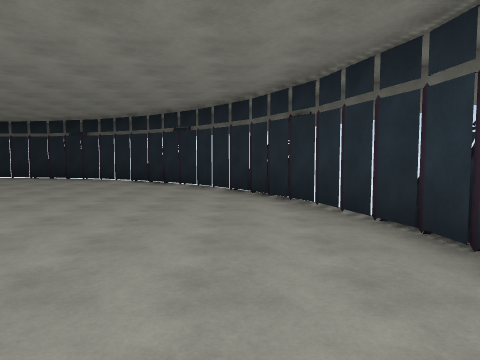
[1] (above)

12 first-person views from a walk through a Unity game level. The camera is 1.5 m above the floor, tilts 4° down and sees 70° across. The floor is counted in squares, 2 m on a side. Each view is taken from the middle of a square. On the plan, view 1 faces up. The plan holds only what a view shows up to about 11 squares ahead; the rest is blank. The place goes on beyond the plan. The player character is not drawn. Some animated figures are not drawn.

[2]
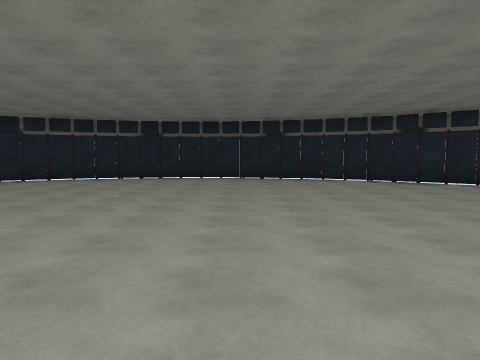

[3]
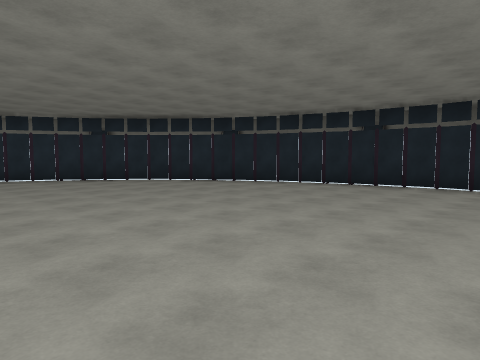

[4]
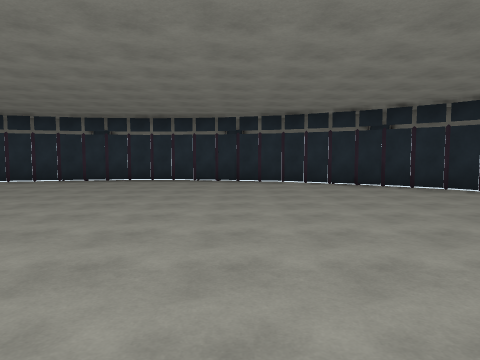

[5]
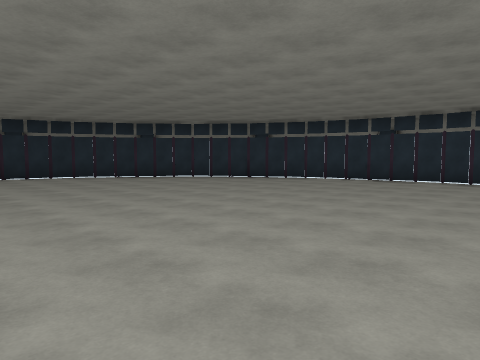

[6]
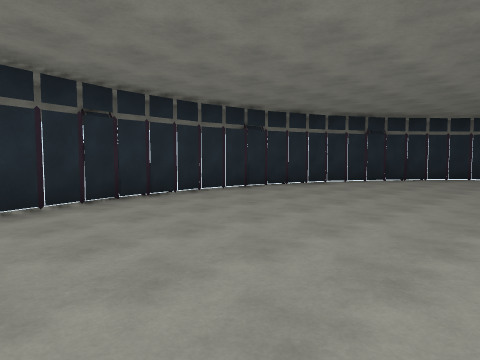

[7]
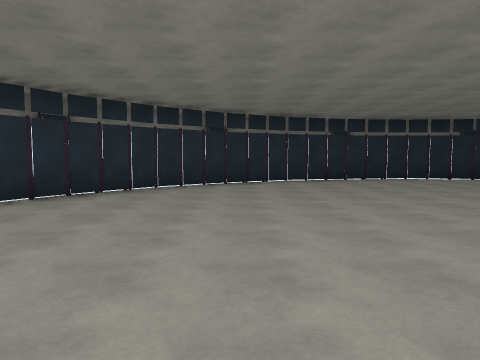

[8]
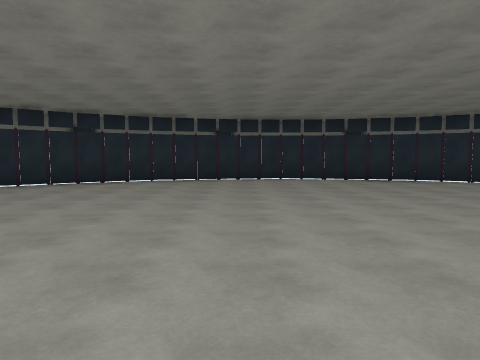

[9]
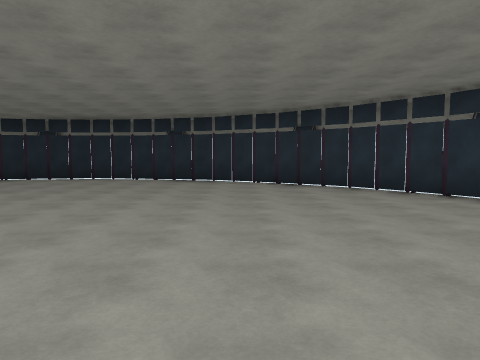

[10]
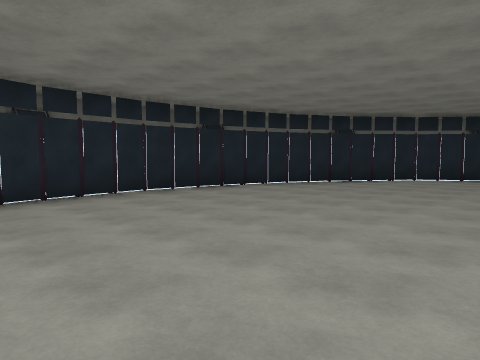

[11]
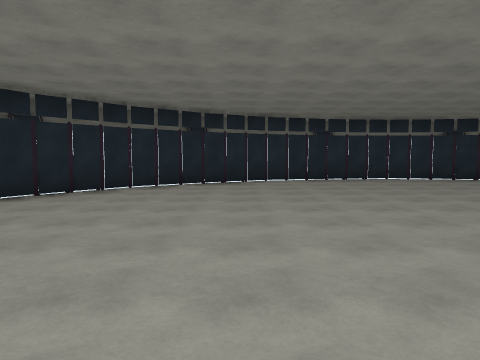

[12]
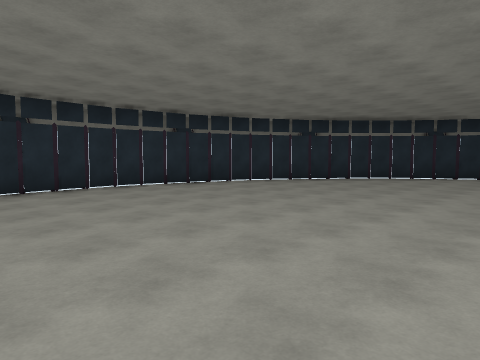

### Floor plan
Points are (right, up) in squares from view 1. A wall is a line through its corners. A room is listed if a view was taken in it or the views show most of it. See-through windows are left out.
Room 1 (views 1, 2, 3, 4, 5, 6, 7, 8, 9, 10, 11, 12)
walls: (1.1, -2.7) (1.8, -0.7); (-1.1, -6) (0.2, -4.4) (1.2, -2.6); (-4.5, -8.2) (-2.6, -7.2); (-2.7, -7.3) (-1.1, -5.9); (1.7, -0.8) (1.9, 1.3); (-6.4, -8.8) (-4.4, -8.2); (-10.4, -8.7) (-8.3, -9); (2, 1.2) (1.7, 3.4); (-8.4, -9) (-6.3, -8.7); (1.8, 3.2) (1.2, 5.3); (-12.3, -8.1) (-10.3, -8.8); (1.2, 5.1) (0.2, 7); (-0.2, -5.5) (0.7, -4); (-14, -7.2) (-12.2, -8.2); (0.3, 6.9) (-1.1, 8.6); (-1, 8.5) (-2.7, 9.9); (-15.6, -5.9) (-13.9, -7.3); (-16.8, -4.4) (-15.5, -6); (-2.6, 9.8) (-4.4, 10.8) (-6.4, 11.4); (2.2, 2.8) (2.1, 3.4); (-17.8, -2.5) (-16.8, -4.5); (-6.3, 11.3) (-8.4, 11.6); (-8.3, 11.6) (-10.4, 11.3); (-18.6, 1.4) (-18.4, -0.7) (-17.7, -2.7); (-12.1, 10.8) (-14.1, 9.8); (-10.2, 11.4) (-12.3, 10.7); (-18.4, 3.3) (-18.6, 1.2); (-16.8, 7) (-17.8, 5.2); (-15.5, 8.6) (-16.9, 6.9); (-13.9, 9.9) (-15.6, 8.5); (-17.8, 5.3) (-18.4, 3.2)
low walls: (2, 2.8) (1.8, 3.8)
ways out: opening at (-15, 9); opening at (0, 8)

Positions as (right, up) in squares from view 1, and headings:
1: (0, 0), facing up
2: (-7, 0), facing up
3: (-6, 3), facing up-left
4: (-8, 4), facing left
5: (-8, 4), facing down-left
6: (-4, 6), facing down-right
7: (-3, 2), facing down
8: (-7, 2), facing down
9: (-13, 2), facing down
10: (-12, 5), facing up-right
11: (-9, 6), facing right
12: (-6, 5), facing down-right
